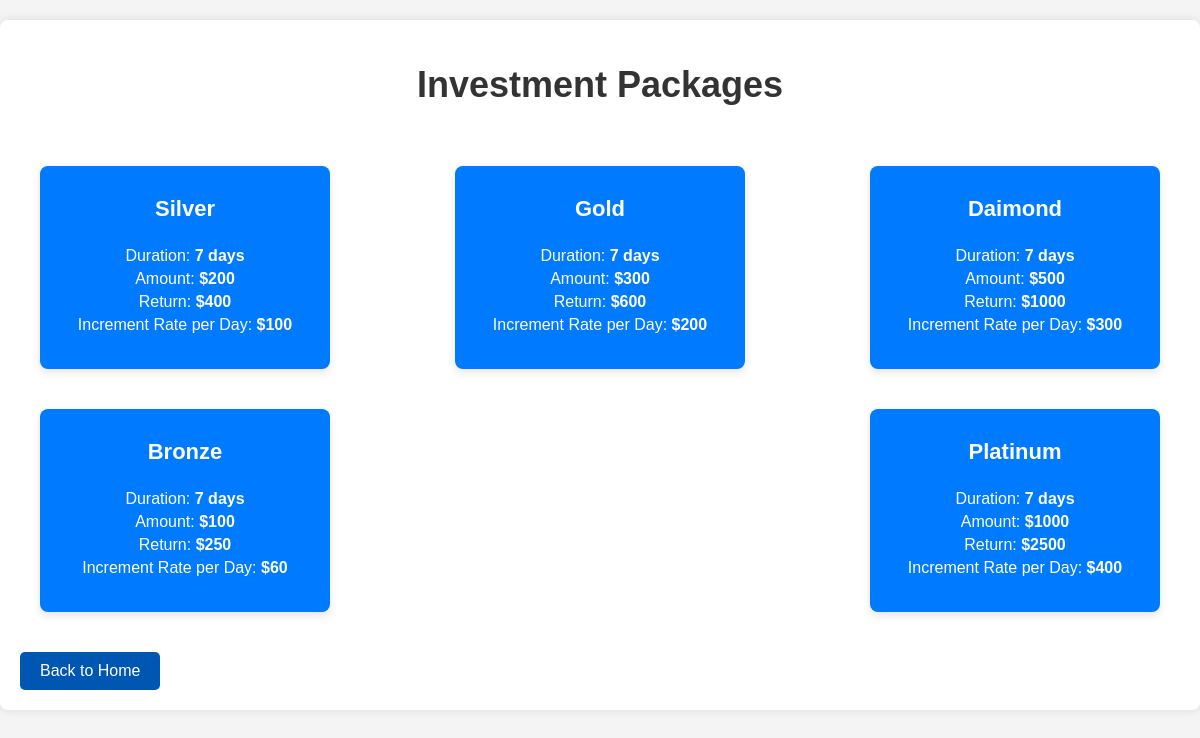
Page /packages (signed in) on the committed database.
### WinCoinDevApp/models.py (models this page shows)
class InvestmentPlan(models.Model):
    name = models.CharField(max_length=100)
    duration_in_days = models.IntegerField()
    amount = models.IntegerField( )
    investment_return = models.IntegerField( )
    increament_rate_per_day = models.IntegerField( )
    def __str__(self):
        return self.name

### WinCoinDevApp/views.py (the view)
# urls.py: path("packages",views.packages, name = "packages"),
@login_required(login_url='/login_user')
def packages(request):
    packages = InvestmentPlan.objects.all()
    context = {'packages': packages}  # Corrected line
    return render(request, 'WinCoinDevApp/dashboard/packages.html', context)

### WinCoinDevApp/templates/WinCoinDevApp/dashboard/packages.html (shortened to what this page needs)
<!DOCTYPE html>
<html lang="en">
<head>
</head>
<body>
    <div class="container">
        <div class="header">
            <h1>Investment Packages</h1>
        </div>
        <div class="cards">
            {% for package in packages %}
            <a href="{% url 'deposit' package %}" class="card">
                <h2>{{ package.name }}</h2>
                <div class="card-details">
                    <p>Duration: <span>{{ package.duration_in_days }} days</span></p>
                    <p>Amount: <span>${{ package.amount }}</span></p>
                    <p>Return: <span>${{ package.investment_return }}</span></p>
                    <p>Increment Rate per Day: <span>${{ package.increament_rate_per_day }}</span></p>
                </div>
            </a>
            {% endfor %}
        </div>
        <a href="{% url 'dashboard' %}" class="btn-back">Back to Home</a>
    </div>
</body>
</html>

### WinCoinDevApp/templates/WinCoinDevApp/dashboard/packages.html (style rules this page uses)
body { font-family: Arial, sans-serif; background-color: #f4f4f4; margin: 0; padding: 0; }
.container { max-width: 1200px; margin: 20px auto; padding: 20px; background-color: #fff; box-shadow: 0 0 10px rgba(0, 0, 0, 0.1); border-radius: 8px; }
.header { text-align: center; margin-bottom: 40px; }
.header h1 { font-size: 36px; color: #333; }
.cards { display: flex; flex-wrap: wrap; justify-content: space-between; }
.card { background-color: #007bff; box-shadow: 0 4px 8px rgba(0, 0, 0, 0.1); border-radius: 8px; margin: 20px; flex-basis: calc(25% - 40px); display: flex; flex-direction: column; align-items: center; text-align: center; padding: 20px; transition: transform 0.2s; color: white; text-decoration: none; }
.card h2 { font-size: 22px; margin: 10px 0; }
.card-details { margin: 10px 0; }
.card-details p { margin: 5px 0; }
.card-details p span { font-weight: bold; }
.btn-back { display: inline-block; padding: 10px 20px; background-color: #0056b3; color: #fff; text-decoration: none; border-radius: 5px; margin-top: 20px; }

### rows in the picture
InvestmentPlan: name "Silver", duration_in_days "7", amount "200", investment_return "400", increament_rate_per_day "100"
InvestmentPlan: name "Gold", duration_in_days "7", amount "300", investment_return "600", increament_rate_per_day "200"
InvestmentPlan: name "Daimond", duration_in_days "7", amount "500", investment_return "1000", increament_rate_per_day "300"
InvestmentPlan: name "Bronze", duration_in_days "7", amount "100", investment_return "250", increament_rate_per_day "60"
InvestmentPlan: name "Platinum", duration_in_days "7", amount "1000", investment_return "2500", increament_rate_per_day "400"
